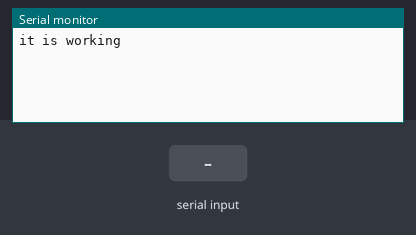
A sketch run on a simulated Arduino Uno, built with avr-gcc and run on an emulated ATmega328P. On the bench: the last lines printed to the serial monitor. The inputs (shaded band) are chosen by the test bench.

Above: at 1.2 s.
1.3 s: "1" received over the second serial link
At 2.6 s:
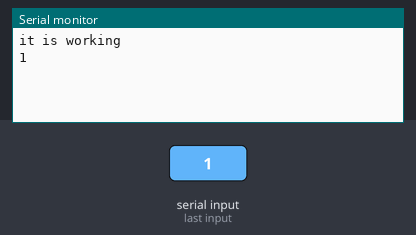
3.8 s: "0" received over the second serial link
At 5.7 s:
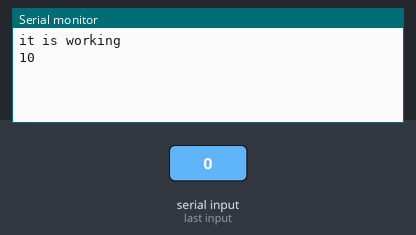

Measured:
- after the input at 1.3 s, the serial monitor: prints a new line after 1.0 s (image 1)
- after the input at 3.8 s, the serial monitor: prints a new line after 1.0 s (image 2)

The sketch:

joystick.ino
```cpp
#include <SoftwareSerial.h>
SoftwareSerial bt(11, 10); // RX, TX
void setup(){
 Serial.begin(38400); // Hardware Serial
 bt.begin(38400); //Software Serial
 Serial.println("it is working");
}
void loop(){
 if(Serial.available()){
   bt.write(Serial.read()); //send user input to BT
 }

 if(bt.available()){
  Serial.print(bt.readString()); //print response from BT
 }
}
```
